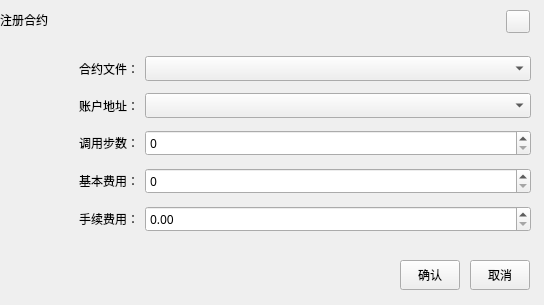
<?xml version="1.0" encoding="UTF-8"?>
<ui version="4.0">
 <class>RegisterContractDialogUB</class>
 <widget class="QDialog" name="RegisterContractDialogUB">
  <property name="geometry">
   <rect>
    <x>0</x>
    <y>0</y>
    <width>544</width>
    <height>305</height>
   </rect>
  </property>
  <property name="font">
   <font>
    <family>微软雅黑</family>
   </font>
  </property>
  <property name="windowTitle">
   <string>Dialog</string>
  </property>
  <property name="styleSheet">
   <string notr="true"/>
  </property>
  <widget class="QLabel" name="title_Label">
   <property name="geometry">
    <rect>
     <x>0</x>
     <y>0</y>
     <width>544</width>
     <height>40</height>
    </rect>
   </property>
   <property name="font">
    <font>
     <family>微软雅黑</family>
     <weight>50</weight>
     <italic>false</italic>
     <bold>false</bold>
    </font>
   </property>
   <property name="styleSheet">
    <string notr="true"/>
   </property>
   <property name="text">
    <string>注册合约</string>
   </property>
  </widget>
  <widget class="QToolButton" name="closeBtn">
   <property name="geometry">
    <rect>
     <x>506</x>
     <y>10</y>
     <width>24</width>
     <height>23</height>
    </rect>
   </property>
   <property name="font">
    <font>
     <family>微软雅黑</family>
    </font>
   </property>
   <property name="cursor">
    <cursorShape>PointingHandCursor</cursorShape>
   </property>
   <property name="styleSheet">
    <string notr="true"/>
   </property>
   <property name="text">
    <string/>
   </property>
  </widget>
  <widget class="QToolButton" name="okBtn">
   <property name="geometry">
    <rect>
     <x>400</x>
     <y>260</y>
     <width>60</width>
     <height>30</height>
    </rect>
   </property>
   <property name="styleSheet">
    <string notr="true">font: 9pt &quot;微软雅黑&quot;;</string>
   </property>
   <property name="text">
    <string>确认</string>
   </property>
  </widget>
  <widget class="QToolButton" name="cancelBtn">
   <property name="geometry">
    <rect>
     <x>470</x>
     <y>260</y>
     <width>60</width>
     <height>30</height>
    </rect>
   </property>
   <property name="styleSheet">
    <string notr="true">font: 9pt &quot;微软雅黑&quot;;</string>
   </property>
   <property name="text">
    <string>取消</string>
   </property>
  </widget>
  <widget class="QWidget" name="layoutWidget">
   <property name="geometry">
    <rect>
     <x>10</x>
     <y>50</y>
     <width>521</width>
     <height>191</height>
    </rect>
   </property>
   <layout class="QGridLayout" name="gridLayout" rowstretch="1,0,0,0,0" columnstretch="1,3">
    <item row="0" column="0">
     <widget class="QLabel" name="label">
      <property name="text">
       <string>合约文件：</string>
      </property>
      <property name="alignment">
       <set>Qt::AlignRight|Qt::AlignTrailing|Qt::AlignVCenter</set>
      </property>
     </widget>
    </item>
    <item row="0" column="1">
     <widget class="QComboBox" name="contractFile">
      <property name="minimumSize">
       <size>
        <width>200</width>
        <height>0</height>
       </size>
      </property>
     </widget>
    </item>
    <item row="1" column="1">
     <widget class="QComboBox" name="address"/>
    </item>
    <item row="1" column="0">
     <widget class="QLabel" name="label_7">
      <property name="text">
       <string>账户地址：</string>
      </property>
      <property name="alignment">
       <set>Qt::AlignRight|Qt::AlignTrailing|Qt::AlignVCenter</set>
      </property>
     </widget>
    </item>
    <item row="2" column="0">
     <widget class="QLabel" name="label_2">
      <property name="text">
       <string>调用步数：</string>
      </property>
      <property name="alignment">
       <set>Qt::AlignRight|Qt::AlignTrailing|Qt::AlignVCenter</set>
      </property>
     </widget>
    </item>
    <item row="2" column="1">
     <widget class="QSpinBox" name="gaslimit"/>
    </item>
    <item row="3" column="0">
     <widget class="QLabel" name="label_3">
      <property name="text">
       <string>基本费用：</string>
      </property>
      <property name="alignment">
       <set>Qt::AlignRight|Qt::AlignTrailing|Qt::AlignVCenter</set>
      </property>
     </widget>
    </item>
    <item row="4" column="1">
     <widget class="QDoubleSpinBox" name="fee"/>
    </item>
    <item row="4" column="0">
     <widget class="QLabel" name="label_6">
      <property name="text">
       <string>手续费用：</string>
      </property>
      <property name="alignment">
       <set>Qt::AlignRight|Qt::AlignTrailing|Qt::AlignVCenter</set>
      </property>
     </widget>
    </item>
    <item row="3" column="1">
     <widget class="QSpinBox" name="gasprice"/>
    </item>
   </layout>
  </widget>
 </widget>
 <resources/>
 <connections/>
</ui>
